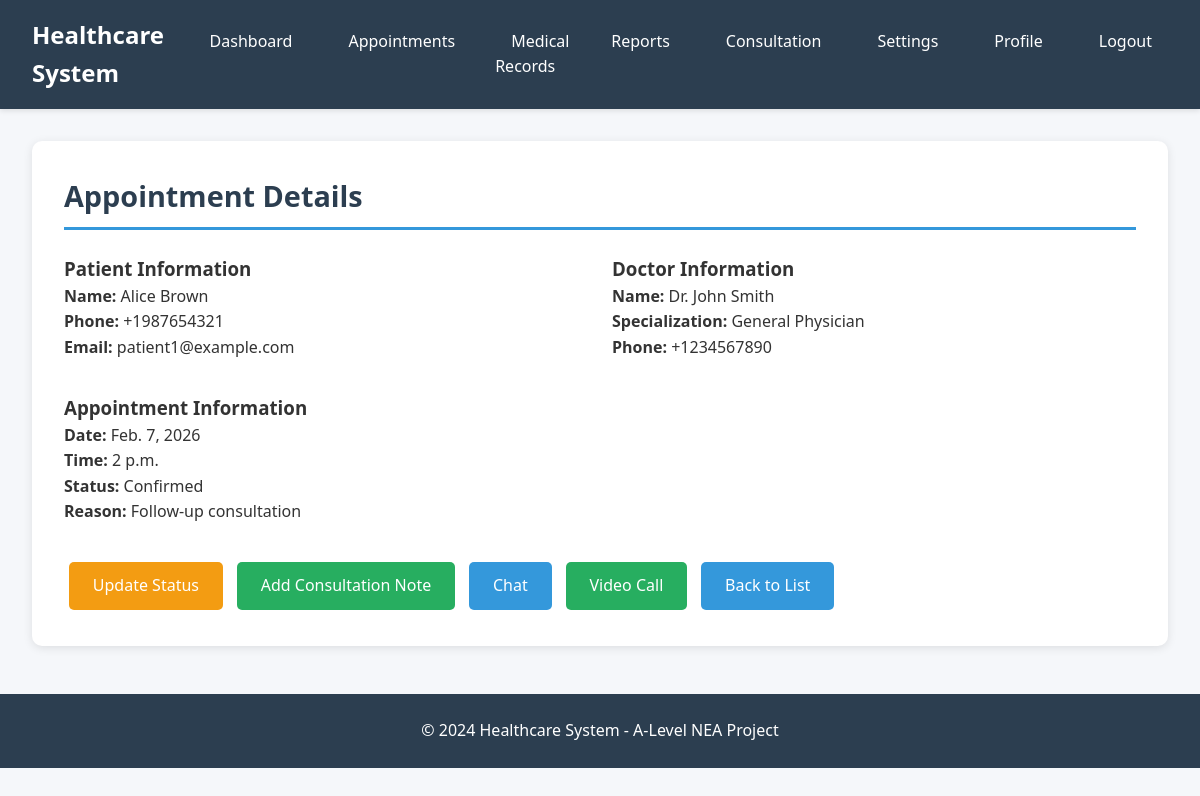
The app's page /appointments/2/ (signed in) with its own data.
### appointments/models.py (models this page shows, shortened)
class Appointment(models.Model):
    STATUS_CHOICES = [
        ('scheduled', 'Scheduled'),
        ('confirmed', 'Confirmed'),
        ('completed', 'Completed'),
        ('cancelled', 'Cancelled'),
        ('rescheduled', 'Rescheduled'),
    ]
    patient = models.ForeignKey(PatientProfile, on_delete=models.CASCADE, related_name='appointments')
    doctor = models.ForeignKey(DoctorProfile, on_delete=models.CASCADE, related_name='appointments')
    appointment_date = models.DateField()
    appointment_time = models.TimeField()
    status = models.CharField(max_length=20, choices=STATUS_CHOICES, default='scheduled')
    reason = models.TextField()
    notes = models.TextField(blank=True)
    created_at = models.DateTimeField(auto_now_add=True)
    updated_at = models.DateTimeField(auto_now=True)
    class Meta:
        ordering = ['-appointment_date', '-appointment_time']
        unique_together = ['doctor', 'appointment_date', 'appointment_time']

### accounts/models.py (models this page shows, shortened)
class PatientProfile(models.Model):
    user_profile = models.OneToOneField(UserProfile, on_delete=models.CASCADE, related_name='patient_info')
    blood_group = models.CharField(max_length=5, blank=True)
    emergency_contact = models.CharField(max_length=15, blank=True)
    emergency_contact_name = models.CharField(max_length=100, blank=True)
    allergies = models.TextField(blank=True)
    chronic_conditions = models.TextField(blank=True)

class UserProfile(models.Model):
    USER_TYPE_CHOICES = [
        ('doctor', 'Doctor'),
        ('patient', 'Patient'),
    ]
    user = models.OneToOneField(User, on_delete=models.CASCADE, related_name='profile')
    user_type = models.CharField(max_length=10, choices=USER_TYPE_CHOICES)
    phone_number = models.CharField(max_length=15, blank=True)
    date_of_birth = models.DateField(null=True, blank=True)
    address = models.TextField(blank=True)
    profile_picture = models.ImageField(upload_to='profile_pics/', blank=True, null=True)
    created_at = models.DateTimeField(auto_now_add=True)
    updated_at = models.DateTimeField(auto_now=True)
    email_notifications = models.BooleanField(default=True)
    sms_notifications = models.BooleanField(default=False)

class DoctorProfile(models.Model):
    user_profile = models.OneToOneField(UserProfile, on_delete=models.CASCADE, related_name='doctor_info')
    specialization = models.CharField(max_length=100)
    qualification = models.CharField(max_length=200)
    experience_years = models.IntegerField(default=0)
    license_number = models.CharField(max_length=50, unique=True)
    consultation_fee = models.DecimalField(max_digits=10, decimal_places=2, default=0.00)
    available = models.BooleanField(default=True)
    bio = models.TextField(blank=True)

### appointments/views.py (the view)
# urls.py: path('<int:pk>/', views.appointment_detail, name='appointment_detail'),
@login_required
def appointment_detail(request, pk):
    appointment = get_object_or_404(Appointment, pk=pk)
    user_profile = UserProfile.objects.get(user=request.user)
    if user_profile.user_type == 'doctor':
        doctor_profile = DoctorProfile.objects.get(user_profile=user_profile)
        if appointment.doctor != doctor_profile:
            messages.error(request, 'You do not have permission to view this appointment.')
            return redirect('dashboard:home')
    else:
        patient_profile = PatientProfile.objects.get(user_profile=user_profile)
        if appointment.patient != patient_profile:
            messages.error(request, 'You do not have permission to view this appointment.')
            return redirect('dashboard:home')
    context = {
        'appointment': appointment,
        'user_profile': user_profile,
    }
    return render(request, 'appointments/appointment_detail.html', context)

### templates/appointments/appointment_detail.html (shortened to what this page needs)
{% extends 'base.html' %}
{% block content %}
<div class="card">
    <h2 class="card-header">Appointment Details</h2>
    <div class="grid">
        <div>
            <h3>Patient Information</h3>
            <p><strong>Name:</strong> {{ appointment.patient.user_profile.user.get_full_name }}</p>
            <p><strong>Phone:</strong> {{ appointment.patient.user_profile.phone_number }}</p>
            <p><strong>Email:</strong> {{ appointment.patient.user_profile.user.email }}</p>
        </div>
        <div>
            <h3>Doctor Information</h3>
            <p><strong>Name:</strong> Dr. {{ appointment.doctor.user_profile.user.get_full_name }}</p>
            <p><strong>Specialization:</strong> {{ appointment.doctor.specialization }}</p>
            <p><strong>Phone:</strong> {{ appointment.doctor.user_profile.phone_number }}</p>
        </div>
    </div>
    <div style="margin-top: 2rem;">
        <h3>Appointment Information</h3>
        <p><strong>Date:</strong> {{ appointment.appointment_date }}</p>
        <p><strong>Time:</strong> {{ appointment.appointment_time }}</p>
        <p><strong>Status:</strong> {{ appointment.status|title }}</p>
        <p><strong>Reason:</strong> {{ appointment.reason }}</p>
    </div>
    <div style="margin-top: 2rem;">
        {% if user_profile.user_type == 'doctor' %}
        <a href="{% url 'appointments:update_status' appointment.id %}" class="btn btn-warning">Update Status</a>
        <a href="{% url 'consultation:create_note' appointment.id %}" class="btn btn-success">Add Consultation Note</a>
        {% endif %}
        <a href="{% url 'consultation:chat' appointment.id %}" class="btn">Chat</a>
        <a href="{% url 'consultation:video_session' appointment.id %}" class="btn btn-success">Video Call</a>
        <a href="{% url 'appointments:appointment_list' %}" class="btn">Back to List</a>
    </div>
</div>
{% endblock %}

### templates/base.html (style rules this page uses)
* { margin: 0; padding: 0; box-sizing: border-box; }
body { font-family: 'Segoe UI', Tahoma, Geneva, Verdana, sans-serif; background-color: #f5f7fa; color: #333; line-height: 1.6; }
.card { background: white; border-radius: 10px; padding: 2rem; margin-bottom: 2rem; box-shadow: 0 2px 10px rgba(0,0,0,0.1); }
.card-header { font-size: 1.8rem; margin-bottom: 1.5rem; color: #2c3e50; border-bottom: 3px solid #3498db; padding-bottom: 0.5rem; }
.btn { display: inline-block; padding: 0.7rem 1.5rem; background-color: #3498db; color: white; text-decoration: none; border-radius: 5px; border: none; cursor: pointer; font-size: 1rem; transition: background-color 0.3s; margin: 0.3rem; }
.btn-success { background-color: #27ae60; }
.btn-warning { background-color: #f39c12; }
.grid { display: grid; grid-template-columns: repeat(auto-fit, minmax(300px, 1fr)); gap: 1.5rem; margin-top: 1rem; }

### records on screen
Appointment: patient.user_profile.user.get_full_name "Alice Brown", patient.user_profile.phone_number "+1987654321", patient.user_profile.user.email "patient1@example.com", doctor.user_profile.user.get_full_name "John Smith", doctor.specialization "General Physician", doctor.user_profile.phone_number "+1234567890", appointment_date "Feb. 7, 2026", appointment_time "2 p.m.", status "Confirmed", reason "Follow-up consultation"
